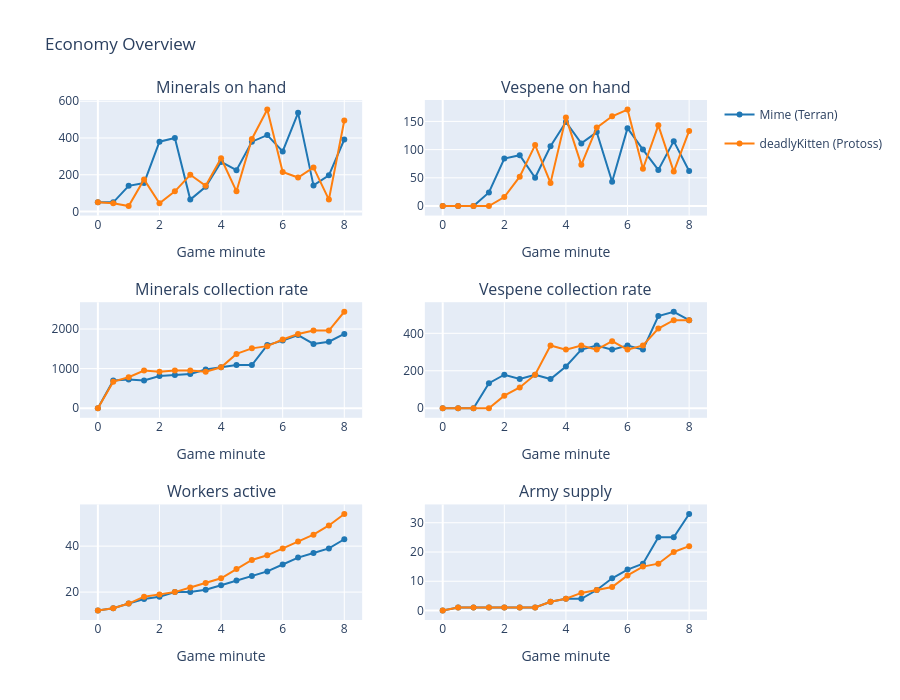

The code cell stored with this chart in its notebook:
### Code cell
fig = make_subplots(
    rows=3, cols=2,
    subplot_titles=[
        'Minerals on hand', 'Vespene on hand',
        'Minerals collection rate', 'Vespene collection rate',
        'Workers active', 'Army supply',
    ]
)

metrics = [
    ('minerals_current',         1, 1),
    ('vespene_current',          1, 2),
    ('minerals_collection_rate', 2, 1),
    ('vespene_collection_rate',  2, 2),
    ('workers_active',           3, 1),
    ('army_supply',              3, 2),
]

colors = ['#1f77b4', '#ff7f0e']
shown_in_legend = set()

for col_name, row, col in metrics:
    for i, (pid, grp) in enumerate(snap.groupby('player_id')):
        label = player_label(pid)
        show_legend = label not in shown_in_legend
        fig.add_trace(
            go.Scatter(
                x=grp['minute'], y=grp[col_name],
                name=label,
                line=dict(color=colors[i % 2]),
                legendgroup=label,
                showlegend=show_legend,
            ),
            row=row, col=col
        )
        shown_in_legend.add(label)

fig.update_layout(
    height=700,
    title_text='Economy Overview',
    hovermode='x unified',
)
fig.update_xaxes(title_text='Game minute')
fig.show()

### Figure 1 — Plotly figure (JSON) as saved in the notebook; plotly's stock layout.template omitted (floating-point values rounded to 4 significant figures)
{"data": [{"legendgroup": "Mime (Terran)", "line": {"color": "#1f77b4"}, "name": "Mime (Terran)", "showlegend": true, "type": "scatter", "x": [0.0, 0.5, 1.0, 1.5, 2.0, 2.5, 3.0, 3.5, 4.0, 4.5, 5.0, 5.5, 6.0, 6.5, 7.0, 7.5, 8.0], "xaxis": "x", "y": [50, 50, 140, 155, 380, 400, 65, 135, 270, 225, 380, 416, 327, 537, 142, 197, 392], "yaxis": "y"}, {"legendgroup": "deadlyKitten (Protoss)", "line": {"color": "#ff7f0e"}, "name": "deadlyKitten (Protoss)", "showlegend": true, "type": "scatter", "x": [0.0, 0.5, 1.0, 1.5, 2.0, 2.5, 3.0, 3.5, 4.0, 4.5, 5.0, 5.5, 6.0, 6.5, 7.0, 7.5, 8.0], "xaxis": "x", "y": [50, 45, 30, 175, 45, 110, 200, 140, 290, 110, 395, 555, 215, 185, 240, 65, 495], "yaxis": "y"}, {"legendgroup": "Mime (Terran)", "line": {"color": "#1f77b4"}, "name": "Mime (Terran)", "showlegend": false, "type": "scatter", "x": [0.0, 0.5, 1.0, 1.5, 2.0, 2.5, 3.0, 3.5, 4.0, 4.5, 5.0, 5.5, 6.0, 6.5, 7.0, 7.5, 8.0], "xaxis": "x2", "y": [0, 0, 0, 24, 84, 90, 50, 106, 149, 111, 131, 43, 138, 100, 64, 115, 62], "yaxis": "y2"}, {"legendgroup": "deadlyKitten (Protoss)", "line": {"color": "#ff7f0e"}, "name": "deadlyKitten (Protoss)", "showlegend": false, "type": "scatter", "x": [0.0, 0.5, 1.0, 1.5, 2.0, 2.5, 3.0, 3.5, 4.0, 4.5, 5.0, 5.5, 6.0, 6.5, 7.0, 7.5, 8.0], "xaxis": "x2", "y": [0, 0, 0, 0, 16, 52, 108, 41, 157, 73, 139, 159, 171, 66, 143, 61, 133], "yaxis": "y2"}, {"legendgroup": "Mime (Terran)", "line": {"color": "#1f77b4"}, "name": "Mime (Terran)", "showlegend": false, "type": "scatter", "x": [0.0, 0.5, 1.0, 1.5, 2.0, 2.5, 3.0, 3.5, 4.0, 4.5, 5.0, 5.5, 6.0, 6.5, 7.0, 7.5, 8.0], "xaxis": "x3", "y": [0, 699, 727, 699, 811, 839, 867, 979, 1035, 1091, 1091, 1595, 1707, 1847, 1623, 1679, 1875], "yaxis": "y3"}, {"legendgroup": "deadlyKitten (Protoss)", "line": {"color": "#ff7f0e"}, "name": "deadlyKitten (Protoss)", "showlegend": false, "type": "scatter", "x": [0.0, 0.5, 1.0, 1.5, 2.0, 2.5, 3.0, 3.5, 4.0, 4.5, 5.0, 5.5, 6.0, 6.5, 7.0, 7.5, 8.0], "xaxis": "x3", "y": [0, 671, 783, 951, 923, 951, 951, 923, 1035, 1371, 1511, 1567, 1735, 1875, 1959, 1959, 2435], "yaxis": "y3"}, {"legendgroup": "Mime (Terran)", "line": {"color": "#1f77b4"}, "name": "Mime (Terran)", "showlegend": false, "type": "scatter", "x": [0.0, 0.5, 1.0, 1.5, 2.0, 2.5, 3.0, 3.5, 4.0, 4.5, 5.0, 5.5, 6.0, 6.5, 7.0, 7.5, 8.0], "xaxis": "x4", "y": [0, 0, 0, 134, 179, 156, 179, 156, 223, 313, 335, 313, 335, 313, 492, 515, 470], "yaxis": "y4"}, {"legendgroup": "deadlyKitten (Protoss)", "line": {"color": "#ff7f0e"}, "name": "deadlyKitten (Protoss)", "showlegend": false, "type": "scatter", "x": [0.0, 0.5, 1.0, 1.5, 2.0, 2.5, 3.0, 3.5, 4.0, 4.5, 5.0, 5.5, 6.0, 6.5, 7.0, 7.5, 8.0], "xaxis": "x4", "y": [0, 0, 0, 0, 67, 111, 179, 335, 313, 335, 313, 358, 313, 335, 425, 470, 470], "yaxis": "y4"}, {"legendgroup": "Mime (Terran)", "line": {"color": "#1f77b4"}, "name": "Mime (Terran)", "showlegend": false, "type": "scatter", "x": [0.0, 0.5, 1.0, 1.5, 2.0, 2.5, 3.0, 3.5, 4.0, 4.5, 5.0, 5.5, 6.0, 6.5, 7.0, 7.5, 8.0], "xaxis": "x5", "y": [12, 13, 15, 17, 18, 20, 20, 21, 23, 25, 27, 29, 32, 35, 37, 39, 43], "yaxis": "y5"}, {"legendgroup": "deadlyKitten (Protoss)", "line": {"color": "#ff7f0e"}, "name": "deadlyKitten (Protoss)", "showlegend": false, "type": "scatter", "x": [0.0, 0.5, 1.0, 1.5, 2.0, 2.5, 3.0, 3.5, 4.0, 4.5, 5.0, 5.5, 6.0, 6.5, 7.0, 7.5, 8.0], "xaxis": "x5", "y": [12, 13, 15, 18, 19, 20, 22, 24, 26, 30, 34, 36, 39, 42, 45, 49, 54], "yaxis": "y5"}, {"legendgroup": "Mime (Terran)", "line": {"color": "#1f77b4"}, "name": "Mime (Terran)", "showlegend": false, "type": "scatter", "x": [0.0, 0.5, 1.0, 1.5, 2.0, 2.5, 3.0, 3.5, 4.0, 4.5, 5.0, 5.5, 6.0, 6.5, 7.0, 7.5, 8.0], "xaxis": "x6", "y": [0.0, 1.0, 1.0, 1.0, 1.0, 1.0, 1.0, 3.0, 4.0, 4.0, 7.0, 11.0, 14.0, 16.0, 25.0, 25.0, 33.0], "yaxis": "y6"}, {"legendgroup": "deadlyKitten (Protoss)", "line": {"color": "#ff7f0e"}, "name": "deadlyKitten (Protoss)", "showlegend": false, "type": "scatter", "x": [0.0, 0.5, 1.0, 1.5, 2.0, 2.5, 3.0, 3.5, 4.0, 4.5, 5.0, 5.5, 6.0, 6.5, 7.0, 7.5, 8.0], "xaxis": "x6", "y": [0.0, 1.0, 1.0, 1.0, 1.0, 1.0, 1.0, 3.0, 4.0, 6.0, 7.0, 8.0, 12.0, 15.0, 16.0, 20.0, 22.0], "yaxis": "y6"}], "layout": {"annotations": [{"font": {"size": 16}, "showarrow": false, "text": "Minerals on hand", "x": 0.225, "xanchor": "center", "xref": "paper", "y": 1, "yanchor": "bottom", "yref": "paper"}, {"font": {"size": 16}, "showarrow": false, "text": "Vespene on hand", "x": 0.775, "xanchor": "center", "xref": "paper", "y": 1, "yanchor": "bottom", "yref": "paper"}, {"font": {"size": 16}, "showarrow": false, "text": "Minerals collection rate", "x": 0.225, "xanchor": "center", "xref": "paper", "y": 0.6111, "yanchor": "bottom", "yref": "paper"}, {"font": {"size": 16}, "showarrow": false, "text": "Vespene collection rate", "x": 0.775, "xanchor": "center", "xref": "paper", "y": 0.6111, "yanchor": "bottom", "yref": "paper"}, {"font": {"size": 16}, "showarrow": false, "text": "Workers active", "x": 0.225, "xanchor": "center", "xref": "paper", "y": 0.2222, "yanchor": "bottom", "yref": "paper"}, {"font": {"size": 16}, "showarrow": false, "text": "Army supply", "x": 0.775, "xanchor": "center", "xref": "paper", "y": 0.2222, "yanchor": "bottom", "yref": "paper"}], "height": 700, "hovermode": "x unified", "title": {"text": "Economy Overview"}, "xaxis": {"anchor": "y", "domain": [0, 0.45], "title": {"text": "Game minute"}}, "xaxis2": {"anchor": "y2", "domain": [0.55, 1], "title": {"text": "Game minute"}}, "xaxis3": {"anchor": "y3", "domain": [0, 0.45], "title": {"text": "Game minute"}}, "xaxis4": {"anchor": "y4", "domain": [0.55, 1], "title": {"text": "Game minute"}}, "xaxis5": {"anchor": "y5", "domain": [0, 0.45], "title": {"text": "Game minute"}}, "xaxis6": {"anchor": "y6", "domain": [0.55, 1], "title": {"text": "Game minute"}}, "yaxis": {"anchor": "x", "domain": [0.7778, 1]}, "yaxis2": {"anchor": "x2", "domain": [0.7778, 1]}, "yaxis3": {"anchor": "x3", "domain": [0.3889, 0.6111]}, "yaxis4": {"anchor": "x4", "domain": [0.3889, 0.6111]}, "yaxis5": {"anchor": "x5", "domain": [0, 0.2222]}, "yaxis6": {"anchor": "x6", "domain": [0, 0.2222]}}}
